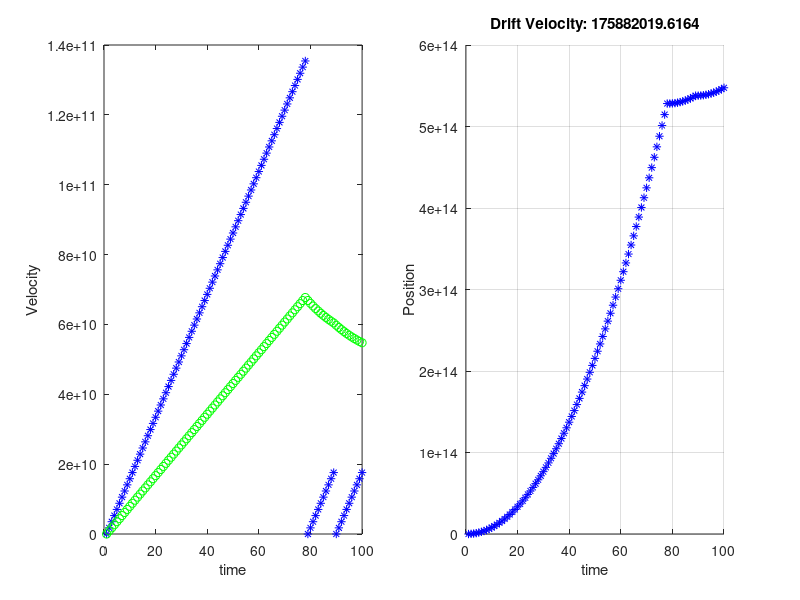

This chart was generated by the following MATLAB code: (Note: this script raises an error after producing the figure.)

    q = 1.60217653e-19;             % electron charge
    m = 9.10938215e-31;             % electron mass
    
    OV = 0; %%initial velocity
    OP = 0; %%initial position
    field = 1;
    
    t=0.01;
    
    for i=1:100
        force = q*field;
        v = (OV + force/m*t);
        
        r = rand(1,1);
        if r <= 0.05
            v = 0;
        end
        
        OV = v;
        vt(i) = v; 
        vd = mean(vt);
        P = OP + v/t;     
        OP = P;
        dF = v/i;
       
        
        subplot(1,2,1)
        plot(i,v, 'b*'); hold on;
        plot(i,vd, 'go');
        pause(0.1);
        xlabel('time');
        ylabel('Velocity');
        
        subplot(1,2,2)
        hold on;
        plot(i,P, 'b*');
        pause(0.1);
        xlabel('time');
        ylabel('Position');
        title(['Drift Velocity: ', num2str(dF)]);
        grid on
    end
    
    
    
    plot(v,y);
    
    xlabel('v');
    ylabel('y');
    grid on